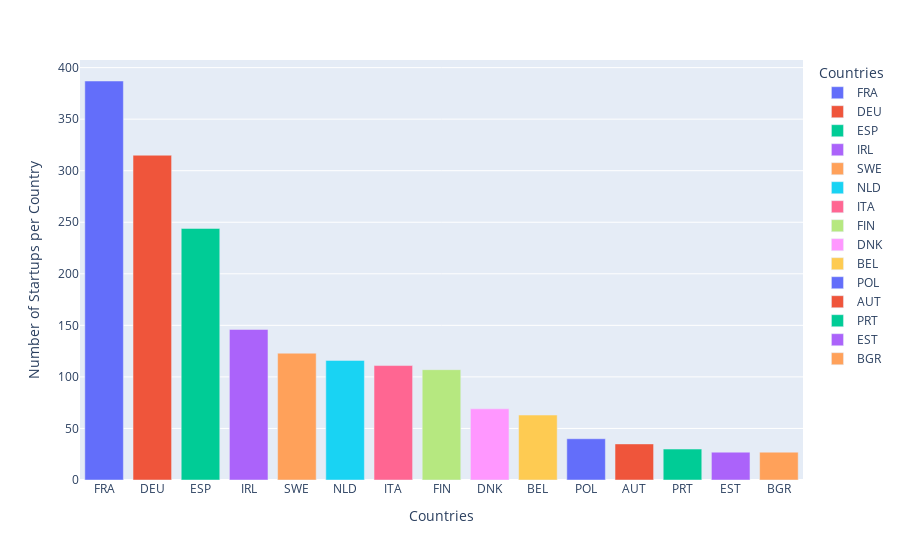

The code cell stored with this chart in its notebook:
### Code cell
fig3 = px.bar(group_eu_countries_startups[:15], x='country_code', y='startups',
            color='country_code',
             labels={'country_code': 'Countries', 'startups':'Number of Startups per Country'}, height=400)
fig3.show()

### Figure 1 — Plotly figure (JSON) as saved in the notebook; plotly's stock layout.template omitted (floating-point values rounded to 4 significant figures)
{"data": [{"alignmentgroup": "True", "hovertemplate": "Countries=%{x}<br>Number of Startups per Country=%{y}<extra></extra>", "legendgroup": "FRA", "marker": {"color": "#636efa", "pattern": {"shape": ""}}, "name": "FRA", "offsetgroup": "FRA", "orientation": "v", "showlegend": true, "textposition": "auto", "type": "bar", "x": ["FRA"], "xaxis": "x", "y": [387], "yaxis": "y"}, {"alignmentgroup": "True", "hovertemplate": "Countries=%{x}<br>Number of Startups per Country=%{y}<extra></extra>", "legendgroup": "DEU", "marker": {"color": "#EF553B", "pattern": {"shape": ""}}, "name": "DEU", "offsetgroup": "DEU", "orientation": "v", "showlegend": true, "textposition": "auto", "type": "bar", "x": ["DEU"], "xaxis": "x", "y": [315], "yaxis": "y"}, {"alignmentgroup": "True", "hovertemplate": "Countries=%{x}<br>Number of Startups per Country=%{y}<extra></extra>", "legendgroup": "ESP", "marker": {"color": "#00cc96", "pattern": {"shape": ""}}, "name": "ESP", "offsetgroup": "ESP", "orientation": "v", "showlegend": true, "textposition": "auto", "type": "bar", "x": ["ESP"], "xaxis": "x", "y": [244], "yaxis": "y"}, {"alignmentgroup": "True", "hovertemplate": "Countries=%{x}<br>Number of Startups per Country=%{y}<extra></extra>", "legendgroup": "IRL", "marker": {"color": "#ab63fa", "pattern": {"shape": ""}}, "name": "IRL", "offsetgroup": "IRL", "orientation": "v", "showlegend": true, "textposition": "auto", "type": "bar", "x": ["IRL"], "xaxis": "x", "y": [146], "yaxis": "y"}, {"alignmentgroup": "True", "hovertemplate": "Countries=%{x}<br>Number of Startups per Country=%{y}<extra></extra>", "legendgroup": "SWE", "marker": {"color": "#FFA15A", "pattern": {"shape": ""}}, "name": "SWE", "offsetgroup": "SWE", "orientation": "v", "showlegend": true, "textposition": "auto", "type": "bar", "x": ["SWE"], "xaxis": "x", "y": [123], "yaxis": "y"}, {"alignmentgroup": "True", "hovertemplate": "Countries=%{x}<br>Number of Startups per Country=%{y}<extra></extra>", "legendgroup": "NLD", "marker": {"color": "#19d3f3", "pattern": {"shape": ""}}, "name": "NLD", "offsetgroup": "NLD", "orientation": "v", "showlegend": true, "textposition": "auto", "type": "bar", "x": ["NLD"], "xaxis": "x", "y": [116], "yaxis": "y"}, {"alignmentgroup": "True", "hovertemplate": "Countries=%{x}<br>Number of Startups per Country=%{y}<extra></extra>", "legendgroup": "ITA", "marker": {"color": "#FF6692", "pattern": {"shape": ""}}, "name": "ITA", "offsetgroup": "ITA", "orientation": "v", "showlegend": true, "textposition": "auto", "type": "bar", "x": ["ITA"], "xaxis": "x", "y": [111], "yaxis": "y"}, {"alignmentgroup": "True", "hovertemplate": "Countries=%{x}<br>Number of Startups per Country=%{y}<extra></extra>", "legendgroup": "FIN", "marker": {"color": "#B6E880", "pattern": {"shape": ""}}, "name": "FIN", "offsetgroup": "FIN", "orientation": "v", "showlegend": true, "textposition": "auto", "type": "bar", "x": ["FIN"], "xaxis": "x", "y": [107], "yaxis": "y"}, {"alignmentgroup": "True", "hovertemplate": "Countries=%{x}<br>Number of Startups per Country=%{y}<extra></extra>", "legendgroup": "DNK", "marker": {"color": "#FF97FF", "pattern": {"shape": ""}}, "name": "DNK", "offsetgroup": "DNK", "orientation": "v", "showlegend": true, "textposition": "auto", "type": "bar", "x": ["DNK"], "xaxis": "x", "y": [69], "yaxis": "y"}, {"alignmentgroup": "True", "hovertemplate": "Countries=%{x}<br>Number of Startups per Country=%{y}<extra></extra>", "legendgroup": "BEL", "marker": {"color": "#FECB52", "pattern": {"shape": ""}}, "name": "BEL", "offsetgroup": "BEL", "orientation": "v", "showlegend": true, "textposition": "auto", "type": "bar", "x": ["BEL"], "xaxis": "x", "y": [63], "yaxis": "y"}, {"alignmentgroup": "True", "hovertemplate": "Countries=%{x}<br>Number of Startups per Country=%{y}<extra></extra>", "legendgroup": "POL", "marker": {"color": "#636efa", "pattern": {"shape": ""}}, "name": "POL", "offsetgroup": "POL", "orientation": "v", "showlegend": true, "textposition": "auto", "type": "bar", "x": ["POL"], "xaxis": "x", "y": [40], "yaxis": "y"}, {"alignmentgroup": "True", "hovertemplate": "Countries=%{x}<br>Number of Startups per Country=%{y}<extra></extra>", "legendgroup": "AUT", "marker": {"color": "#EF553B", "pattern": {"shape": ""}}, "name": "AUT", "offsetgroup": "AUT", "orientation": "v", "showlegend": true, "textposition": "auto", "type": "bar", "x": ["AUT"], "xaxis": "x", "y": [35], "yaxis": "y"}, {"alignmentgroup": "True", "hovertemplate": "Countries=%{x}<br>Number of Startups per Country=%{y}<extra></extra>", "legendgroup": "PRT", "marker": {"color": "#00cc96", "pattern": {"shape": ""}}, "name": "PRT", "offsetgroup": "PRT", "orientation": "v", "showlegend": true, "textposition": "auto", "type": "bar", "x": ["PRT"], "xaxis": "x", "y": [30], "yaxis": "y"}, {"alignmentgroup": "True", "hovertemplate": "Countries=%{x}<br>Number of Startups per Country=%{y}<extra></extra>", "legendgroup": "EST", "marker": {"color": "#ab63fa", "pattern": {"shape": ""}}, "name": "EST", "offsetgroup": "EST", "orientation": "v", "showlegend": true, "textposition": "auto", "type": "bar", "x": ["EST"], "xaxis": "x", "y": [27], "yaxis": "y"}, {"alignmentgroup": "True", "hovertemplate": "Countries=%{x}<br>Number of Startups per Country=%{y}<extra></extra>", "legendgroup": "BGR", "marker": {"color": "#FFA15A", "pattern": {"shape": ""}}, "name": "BGR", "offsetgroup": "BGR", "orientation": "v", "showlegend": true, "textposition": "auto", "type": "bar", "x": ["BGR"], "xaxis": "x", "y": [27], "yaxis": "y"}], "layout": {"autosize": true, "barmode": "relative", "legend": {"title": {"text": "Countries"}, "tracegroupgap": 0}, "margin": {"t": 60}, "xaxis": {"anchor": "y", "autorange": true, "categoryarray": ["FRA", "DEU", "ESP", "IRL", "SWE", "NLD", "ITA", "FIN", "DNK", "BEL", "POL", "AUT", "PRT", "EST", "BGR"], "categoryorder": "array", "domain": [0, 1], "range": [-0.5, 14.5], "title": {"text": "Countries"}, "type": "category"}, "yaxis": {"anchor": "x", "autorange": true, "domain": [0, 1], "range": [0, 407.4], "title": {"text": "Number of Startups per Country"}, "type": "linear"}}}
